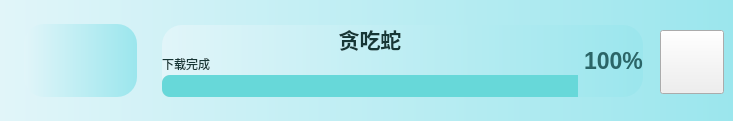
        <widget class="QWidget" name="widget_50" native="true">
         <property name="minimumSize">
          <size>
           <width>0</width>
           <height>121</height>
          </size>
         </property>
         <property name="maximumSize">
          <size>
           <width>16777215</width>
           <height>121</height>
          </size>
         </property>
         <property name="styleSheet">
          <string notr="true">.QWidget{
	background-color: qlineargradient(x1:0, y0:0, x2:1, y2:0,stop:0 rgb(225, 245, 249), stop:1 rgb(155, 230, 237));
	border-radius:20px;
	color: rgb(255, 255, 255);
}
</string>
         </property>
         <widget class="QWidget" name="widget_51" native="true">
          <property name="geometry">
           <rect>
            <x>24</x>
            <y>24</y>
            <width>113</width>
            <height>73</height>
           </rect>
          </property>
          <property name="styleSheet">
           <string notr="true"/>
          </property>
          <widget class="QLabel" name="label_30">
           <property name="geometry">
            <rect>
             <x>30</x>
             <y>5</y>
             <width>64</width>
             <height>64</height>
            </rect>
           </property>
           <property name="styleSheet">
            <string notr="true">border-image: url(:/youxi/images/TCS.jpg);</string>
           </property>
           <property name="text">
            <string/>
           </property>
          </widget>
         </widget>
         <widget class="QPushButton" name="pushButton_game_tanchishe">
          <property name="geometry">
           <rect>
            <x>660</x>
            <y>30</y>
            <width>64</width>
            <height>64</height>
           </rect>
          </property>
          <property name="styleSheet">
           <string notr="true">border-image: url(:/icons/icons/play_game.png);</string>
          </property>
          <property name="text">
           <string/>
          </property>
         </widget>
         <widget class="QWidget" name="layoutWidget_8">
          <property name="geometry">
           <rect>
            <x>162</x>
            <y>25</y>
            <width>481</width>
            <height>72</height>
           </rect>
          </property>
          <layout class="QHBoxLayout" name="horizontalLayout_8">
           <item>
            <layout class="QVBoxLayout" name="verticalLayout_9">
             <property name="spacing">
              <number>2</number>
             </property>
             <item>
              <widget class="QLabel" name="label_80">
               <property name="font">
                <font>
                 <pointsize>16</pointsize>
                 <weight>75</weight>
                 <bold>true</bold>
                </font>
               </property>
               <property name="styleSheet">
                <string notr="true">color: rgb(22, 54, 53);
text-align:centre;
</string>
               </property>
               <property name="text">
                <string>贪吃蛇</string>
               </property>
               <property name="alignment">
                <set>Qt::AlignCenter</set>
               </property>
              </widget>
             </item>
             <item>
              <widget class="QLabel" name="label_81">
               <property name="font">
                <font>
                 <weight>50</weight>
                 <bold>false</bold>
                </font>
               </property>
               <property name="styleSheet">
                <string notr="true">color: rgb(22, 54, 53)</string>
               </property>
               <property name="text">
                <string>下载完成</string>
               </property>
              </widget>
             </item>
             <item>
              <widget class="QProgressBar" name="progressBar_24">
               <property name="styleSheet">
                <string notr="true">QProgressBar::chunk {
        border-top-left-radius:8px;
border-bottom-left-radius:8px;
	background-color: rgb(103, 216, 217)
}
QProgressBar{
border-radius:8px;
background-color: rgb(223, 223, 223);
}
</string>
               </property>
               <property name="value">
                <number>100</number>
               </property>
               <property name="textVisible">
                <bool>false</bool>
               </property>
              </widget>
             </item>
            </layout>
           </item>
           <item>
            <widget class="QLabel" name="label_82">
             <property name="font">
              <font>
               <pointsize>17</pointsize>
               <weight>75</weight>
               <bold>true</bold>
              </font>
             </property>
             <property name="styleSheet">
              <string notr="true">color: rgb(43, 101, 103);</string>
             </property>
             <property name="text">
              <string>100%</string>
             </property>
             <property name="alignment">
              <set>Qt::AlignLeading|Qt::AlignLeft|Qt::AlignVCenter</set>
             </property>
            </widget>
           </item>
          </layout>
         </widget>
        </widget>
